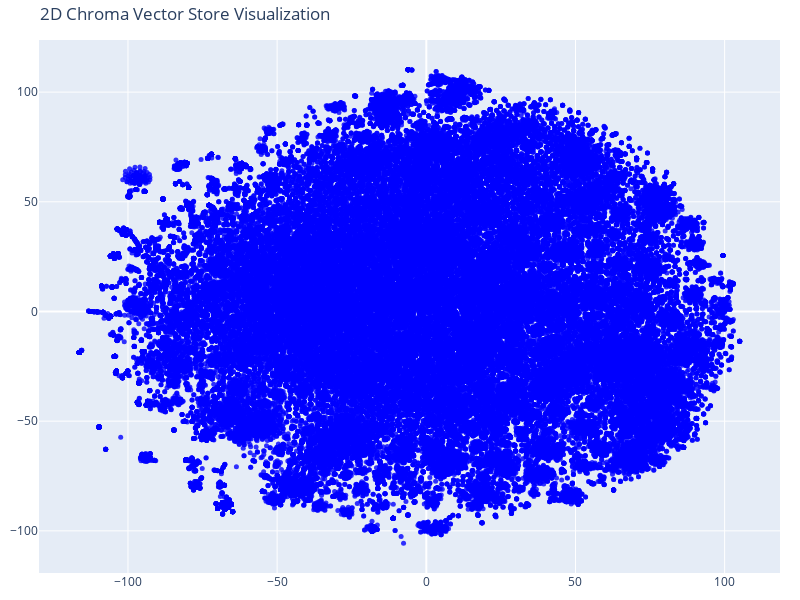

The code cell stored with this chart in its notebook:
### Code cell
tsne = TSNE(n_components=2, random_state=42)
reduced_vectors = tsne.fit_transform(vectors)

# Create the 2D scatter plot
fig = go.Figure(data=[go.Scatter(
    x=reduced_vectors[:, 0],
    y=reduced_vectors[:, 1],
    mode='markers',
    marker=dict(size=5, color=colors, opacity=0.8),
    text=[f"Type: {t}<br>Text: {d[:100]}..." for t, d in zip(doc_types, documents)],
    hoverinfo='text'
)])

fig.update_layout(
    title='2D Chroma Vector Store Visualization',
    scene=dict(xaxis_title='x',yaxis_title='y'),
    width=800,
    height=600,
    margin=dict(r=20, b=10, l=10, t=40)
)

fig.show()

### Figure 1 — Plotly figure (JSON) as saved in the notebook; plotly's stock layout.template omitted (floating-point values rounded to 4 significant figures; data arrays with more than 128 entries replaced by an {"elided": "..."} marker saying what was removed)
{"data": [{"hoverinfo": "text", "marker": {"color": {"elided": "106330 str values"}, "opacity": 0.8, "size": 5}, "mode": "markers", "text": {"elided": "2663 str values"}, "type": "scatter", "x": {"elided": "106330 float values"}, "y": {"elided": "106330 float values"}}], "layout": {"height": 600, "margin": {"b": 10, "l": 10, "r": 20, "t": 40}, "scene": {"xaxis": {"title": {"text": "x"}}, "yaxis": {"title": {"text": "y"}}}, "title": {"text": "2D Chroma Vector Store Visualization"}, "width": 800}}
